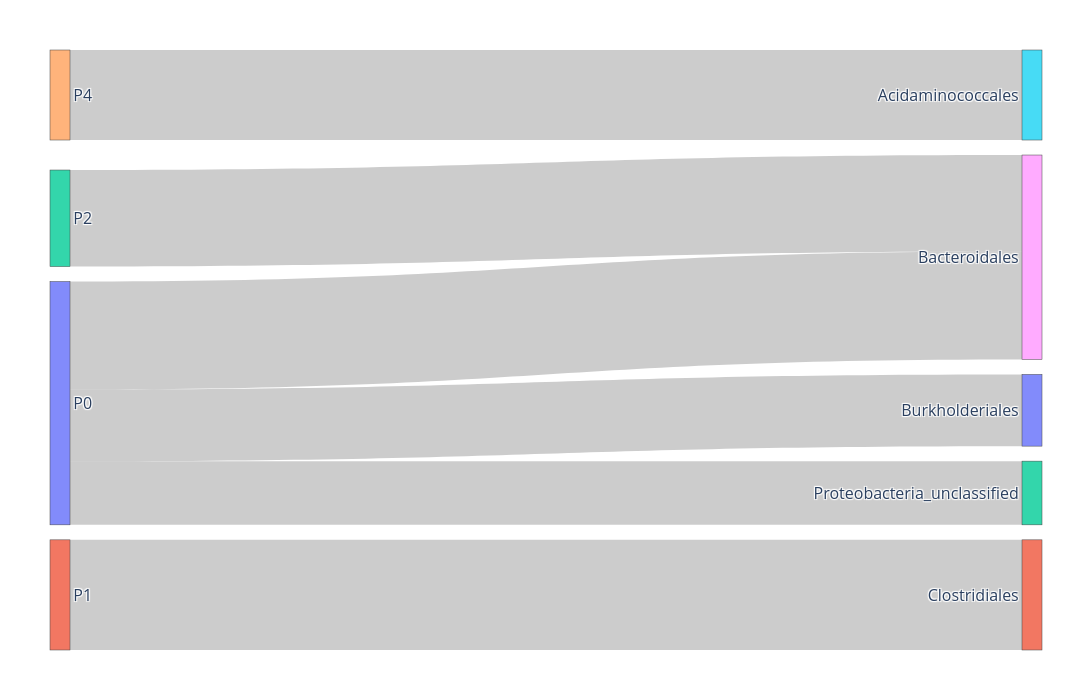

Source (notebook cell):
### Markdown cell above
# Figure 3E - Sankey: taxonomy (order level)

### Code cell
fig = plot_sankey(family_df, phate_df, 0.3)
save_sankey(fig, "Fig3E")

### Figure 1 — Plotly figure (JSON) as saved in the notebook; plotly's stock layout.template omitted (floating-point values rounded to 4 significant figures)
{"data": [{"link": {"source": [0, 0, 0, 1, 2, 4], "target": [8, 10, 22, 11, 8, 5], "value": [0.5255, 0.3492, 0.3103, 0.5365, 0.4701, 0.4384]}, "node": {"label": ["P0", "P1", "P2", "P3", "P4", "Acidaminococcales", "Actinomycetales", "Bacillales", "Bacteroidales", "Bifidobacteriales", "Burkholderiales", "Clostridiales", "Coriobacteriales", "Desulfovibrionales", "Eggerthellales", "Enterobacterales", "Erysipelotrichales", "Firmicutes_unclassified", "Lactobacillales", "Methanobacteriales", "Micrococcales", "Pasteurellales", "Proteobacteria_unclassified", "Selenomonadales", "Veillonellales", "Verrucomicrobiales", "Victivallales"], "pad": 15, "thickness": 20}, "type": "sankey"}], "layout": {"font": {"size": 16}, "height": 700, "margin": {"b": 50, "l": 50, "r": 50, "t": 50}, "width": 1200}}
